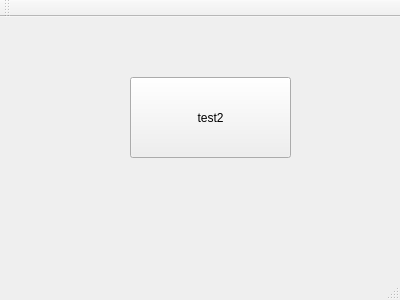
<?xml version="1.0" encoding="UTF-8"?>
<ui version="4.0">
 <class>MainWindow</class>
 <widget class="QMainWindow" name="MainWindow">
  <property name="geometry">
   <rect>
    <x>0</x>
    <y>0</y>
    <width>400</width>
    <height>300</height>
   </rect>
  </property>
  <property name="windowTitle">
   <string>MainWindow</string>
  </property>
  <widget class="QWidget" name="centralWidget">
   <widget class="QPushButton" name="pushButton">
    <property name="geometry">
     <rect>
      <x>130</x>
      <y>60</y>
      <width>161</width>
      <height>81</height>
     </rect>
    </property>
    <property name="text">
     <string>test2</string>
    </property>
   </widget>
  </widget>
  <widget class="QMenuBar" name="menuBar">
   <property name="geometry">
    <rect>
     <x>0</x>
     <y>0</y>
     <width>400</width>
     <height>21</height>
    </rect>
   </property>
  </widget>
  <widget class="QToolBar" name="mainToolBar">
   <attribute name="toolBarArea">
    <enum>TopToolBarArea</enum>
   </attribute>
   <attribute name="toolBarBreak">
    <bool>false</bool>
   </attribute>
  </widget>
  <widget class="QStatusBar" name="statusBar"/>
 </widget>
 <layoutdefault spacing="6" margin="11"/>
 <resources/>
 <connections/>
</ui>
